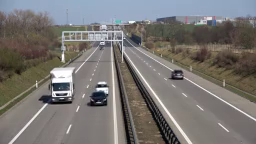
#> input picture frame 1 of data/video.mp4, 256 x 144 px
$ jupyter execute 4.video_capture.ipynb
#> lines starting #> are read from the running program, lines starting #| are printed output that depends on the picture
### MỞ VIDEO VỚI OPENCV ###

[cell 1]
import cv2

[cell 2]
# đọc file video
cap = cv2.VideoCapture(r'..\data\video.mp4')

# sử dụng vòng lặp để đọc từng khung hình
while True:       # kiểm tra video còn mở không
    ret, frame = cap.read()   # trả về 2 giá trị: ret (True/False), frame (khung hình)
#> frame is the input picture: shape (144, 256, 3); mean B, G, R 114.6, 117.2, 120.2
    if ret == True: # nếu còn khung hình
        frame = cv2.resize(frame, (640, 480))  # thay đổi kích thước khung hình
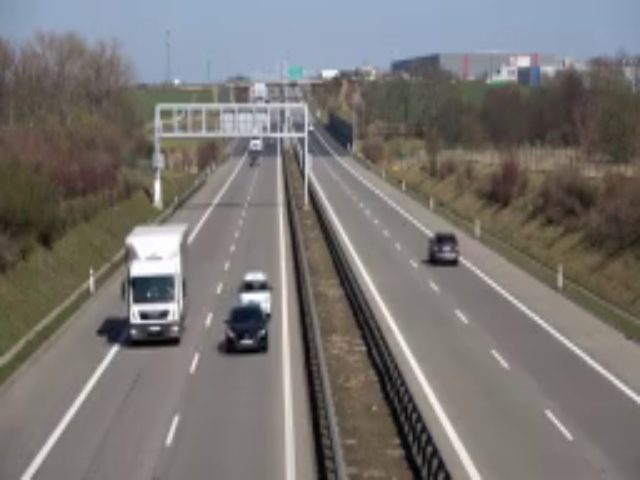
#> frame: shape (480, 640, 3); mean B, G, R 114.5, 117.1, 120.1
        # hiển thị khung hình
        cv2.imshow('Video', frame)
        if cv2.waitKey(25) & 0xFF == ord('q'):   #key = 25ms (tốc độ phát nhanh hay chậm), nhấn 'q' để thoát
#> (key q is pressed here)
            break
    else:
        break

cap.release()   # giải phóng bộ nhớ
cv2.destroyAllWindows()


$ run again, starting later in the video
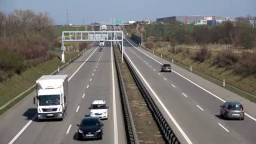
#> input picture frame 8 of data/video.mp4, 256 x 144 px
#> frame is the input picture: shape (144, 256, 3); mean B, G, R 112.5, 114.9, 117.4
#> `frame = cv2.resize(frame, (640, 480))`:
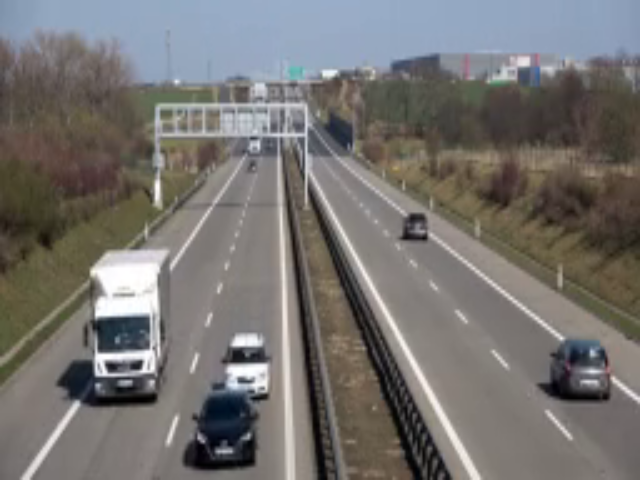
#> frame: shape (480, 640, 3); mean B, G, R 112.4, 114.7, 117.3

$ run again, starting later in the video
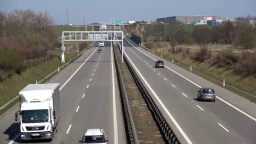
#> input picture frame 14 of data/video.mp4, 256 x 144 px
#> frame is the input picture: shape (144, 256, 3); mean B, G, R 112.9, 115.4, 118
#> `frame = cv2.resize(frame, (640, 480))`:
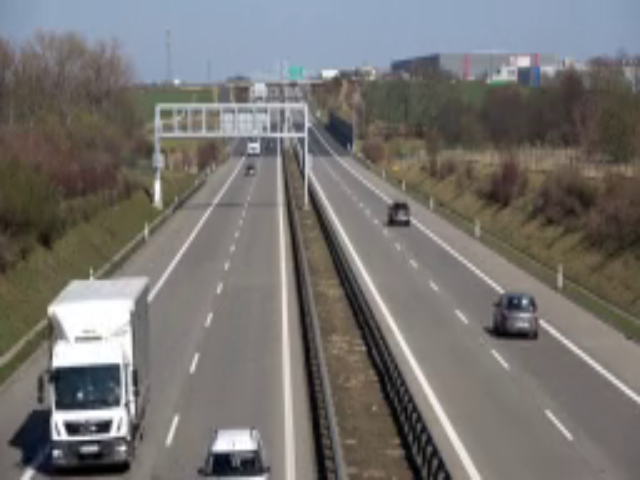
#> frame: shape (480, 640, 3); mean B, G, R 112.8, 115.3, 117.9
